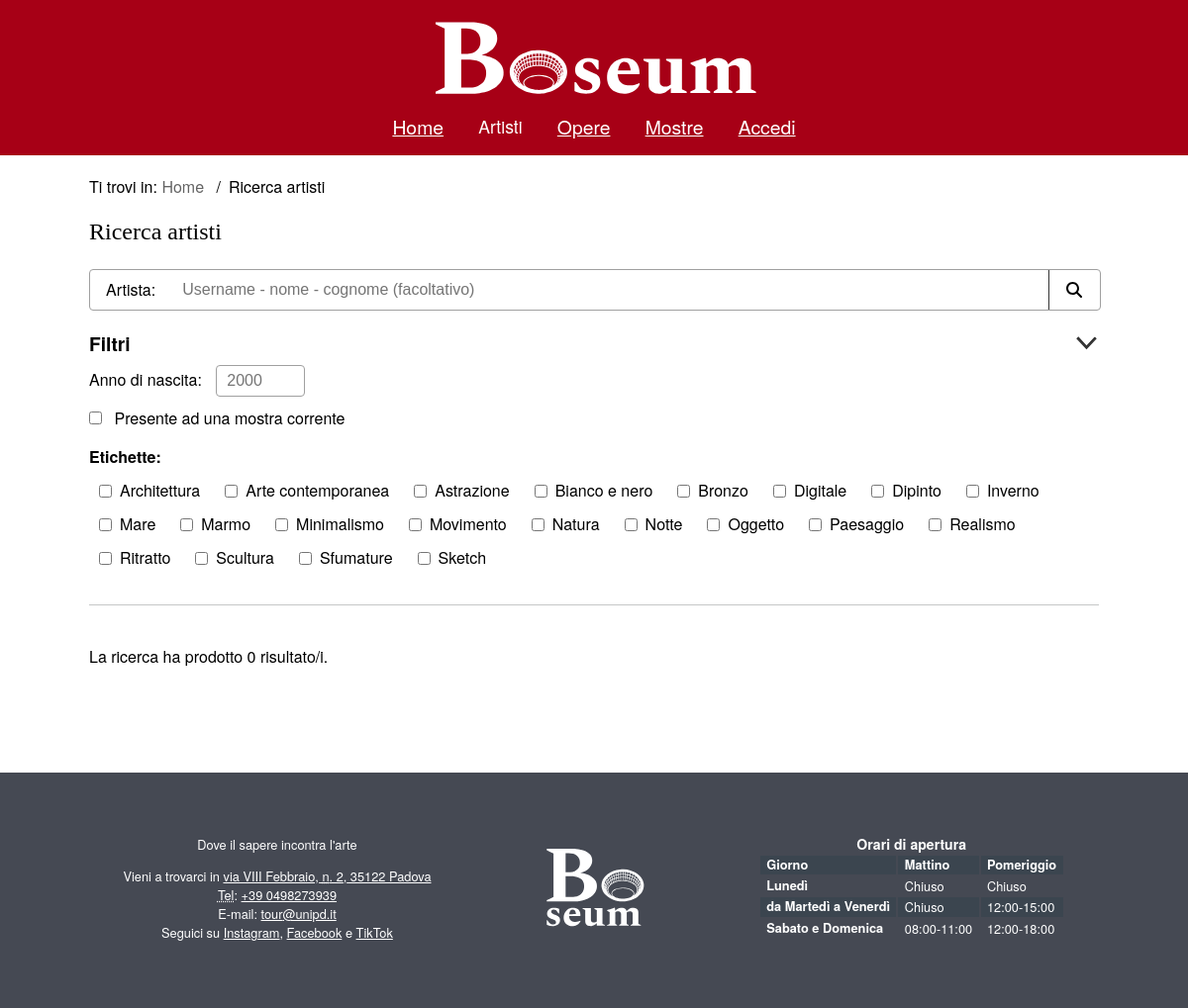
Screenshot of /php/artisti.php with the database file from the repository.
### tables this page shows
CREATE TABLE Labels (
    label VARCHAR(20) PRIMARY KEY NOT NULL
);

### php/DBAccess.php (called while the page is built, shortened)
<?php
class DBAccess{
    private $connection;
    public function openDBConnection(){
        try {
            $this -> connection = mysqli_connect(
                self::HOST_DB,
                self::USERNAME,
                self::PASSWORD,
                self::DATABASE_NAME
            );
        } catch (\Exception $e) {
            return false;
        }
        return true;
    }
    public function getLabels(){
        $query = "SELECT * FROM Labels";
        $queryResult = mysqli_query($this->connection, $query) or die("Errore in DBAccess".mysqli_error($this->connection));
        if (mysqli_num_rows($queryResult) != 0){
            $result=array();
            while($row = mysqli_fetch_array($queryResult, MYSQLI_ASSOC)){
                $result[]=$row;
            }
            return $result;
        }
        else return null;
    }
    public function getArtistQuery($text = "", $time = "", $isPresentInArtshow = False, $labels = array()){
        $time_filter = "";
        $labels_filter = "";
        $present_in_artshow_filter = "";
        $query = "SELECT DISTINCT U1.id, U1.username, U1.name, U1.lastname, U1.image
                    FROM Users AS U1
                    JOIN (
                        SELECT DISTINCT Users.id
                        FROM (Users JOIN Artworks ON Users.id = Artworks.id_artist) JOIN ArtworkLabels ON Artworks.id = ArtworkLabels.id_artwork
                        WHERE (Users.username LIKE '%$text%' OR Users.name LIKE '%$text%' OR Users.lastname LIKE '%$text%')
                            AND NOT Users.is_admin
                            $time_filter
                            $labels_filter
                        ) AS QR ON U1.id = QR.id
                    $present_in_artshow_filter";
        $queryResult = mysqli_query($this->connection, $query) or die("Errore in DBAccess".mysqli_error($this->connection));
        if (mysqli_num_rows($queryResult) != 0){
            $result=array();
            while($row = mysqli_fetch_array($queryResult, MYSQLI_ASSOC)){
                $result[]=$row;
            }
            $queryResult->free();
            return $result;
        }
        else return null;
    }
}
?>

### php/artisti.php (the view, shortened to what this page needs)
<?php
require_once 'DBAccess.php';
$isLoggedIn = isset($_SESSION['logged_id']);
$loginOrProfileTitle = $isLoggedIn ?
    "<a href=\"artista.php?id=".$_SESSION['logged_id']."\"><span lang=\"en\">Account</span></a>" :
    "<a href=\"login.php\">Accedi</a>";
$connection=new DB\DBAccess();
$titleSearch = isset($_GET["title"]) ? $_GET["title"] : "";
$dateSearch = isset($_GET["date"]) ? $_GET["date"] : "";
$artshowSearch = isset($_GET["artshow"]) ? $_GET["artshow"] : "";
$labelSearch = array();
$labels = $connection->getLabels();
$labelsContainer = '';
if($labels && sizeof($labels) > 0){
    $labelsContainer = "<ul id=\"labels_list\">";
    foreach($labels as $label){
        $labelName = str_replace(" ", "", strtolower($label['label']));
        $labelChecked = isset($_GET[$labelName]) ? "checked" : "";
        $labelsContainer .= "
        <li>
            <input
                type=\"checkbox\"
                class=\"label_checkbox\"
                id=\"".$labelName."\"
                value=\"".$label['label']."\"
                name=\"".$labelName."\"
                ".$labelChecked.">
            <label for=\"".$labelName."\">".ucfirst($label['label'])."</label>
        </li>";
    }
    $labelsContainer .= "</ul>";
}
$artists = $connection->getArtistQuery($titleSearch, $dateSearch, $artshowSearch, $labelSearch);
$artshowChecked = $artshowSearch == "on"? "checked" : "";
$artistContainer = "";
$artisti = file_get_contents("../templates/artisti.html");
$artisti = str_replace("{{login_or_profile_title}}", $loginOrProfileTitle, $artisti);
$artisti = str_replace("{{title}}", $titleSearch, $artisti);
$artisti = str_replace("{{date}}", $dateSearch, $artisti);
$artisti = str_replace("{{artshowChecked}}", $artshowChecked, $artisti);
$artisti = str_replace("{{labels}}", $labelsContainer, $artisti);
$artisti = str_replace("{{count}}", $artists ? sizeof($artists) : 0, $artisti);
$artisti = str_replace("{{results}}", $artistContainer, $artisti);
echo($artisti);
?>

### assets/CSS/mini.css (style rules this page uses)
header { display: flex; align-items: center; justify-content: space-between; }
header h1 { background-image: url("../images/logomini.png"); font-size: 3em; }
#menu { width: max-content; color: white; transition: transform 0.5s ease; z-index: 3; }
#menu nav { position: fixed; right: 0; top: 0; width: 100%; padding: 5em 0 3em 0; background: var(--headerBgColor); transform: translateY(-100%); transition: transform 0.5s ease; }
#menu nav ul { flex-direction: column; align-items: center; margin: auto; }
#menu nav ul li { padding-bottom: 15px; }
#menu nav a { visibility: hidden; }
footer { flex-wrap: wrap-reverse; }
footer div { padding: 2em 1em; }
.filters_labels { width: 100%; }

### rows the page displays
labels: label "Architettura"
labels: label "Arte contemporanea"
labels: label "Astrazione"
labels: label "Bianco e nero"
labels: label "Bronzo"
labels: label "Digitale"
labels: label "Dipinto"
labels: label "Inverno"
labels: label "Mare"
labels: label "Marmo"
labels: label "Minimalismo"
labels: label "Movimento"
labels: label "Natura"
labels: label "Notte"
labels: label "Oggetto"
labels: label "Paesaggio"
labels: label "Realismo"
labels: label "Ritratto"
labels: label "Scultura"
labels: label "Sfumature"
labels: label "Sketch"
